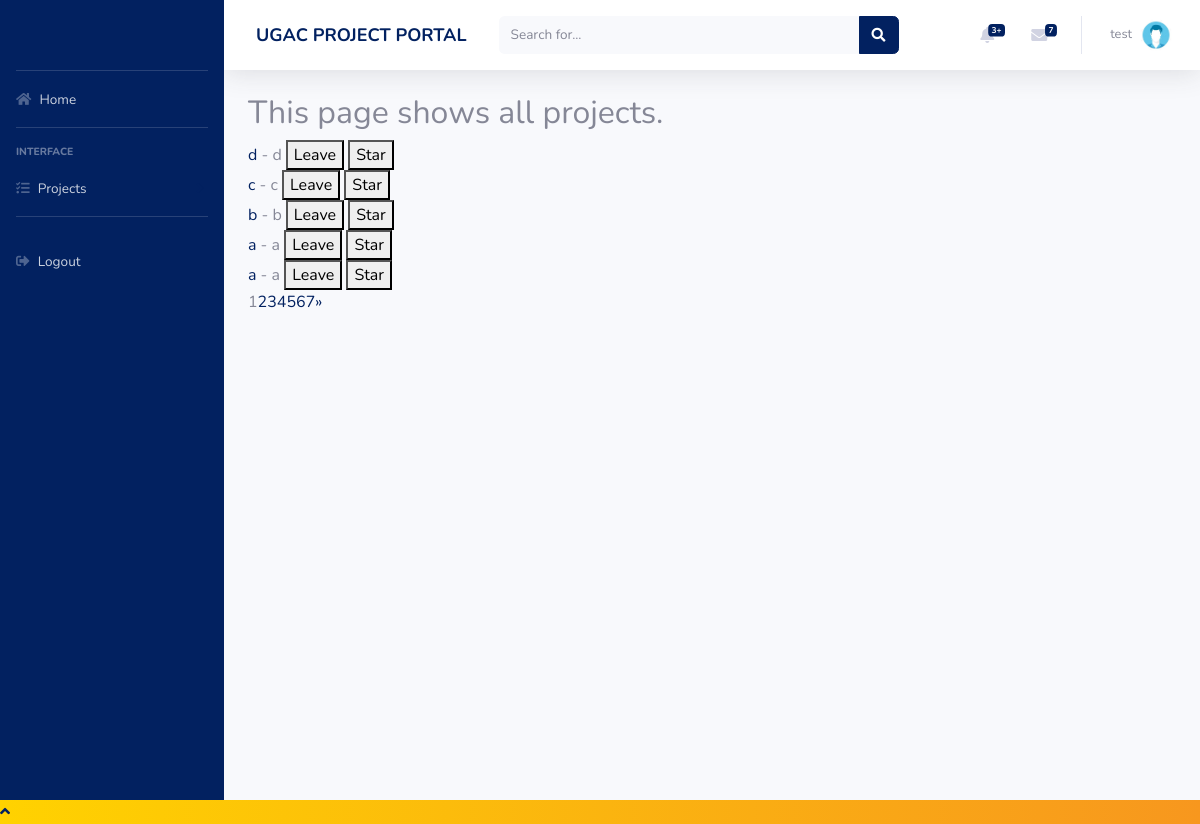
The page / (signed in) on the database as committed earlier.
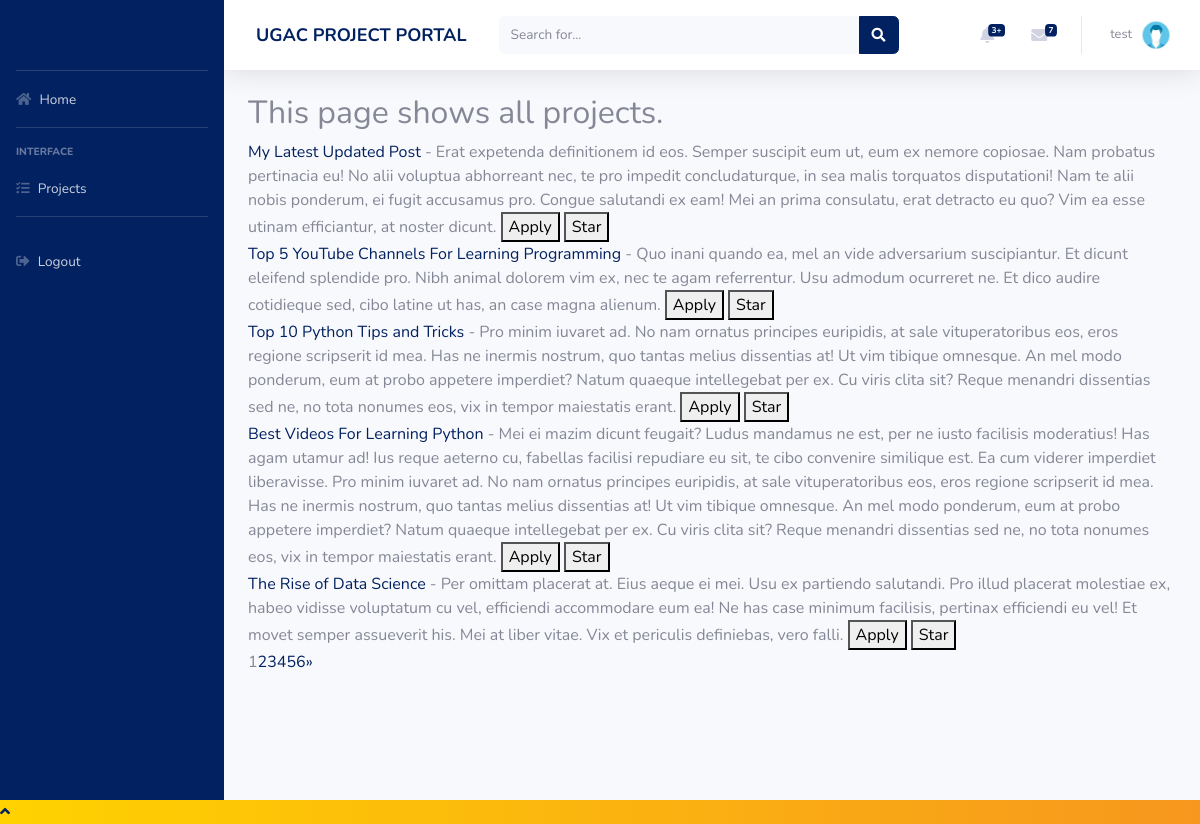
The same page on the database as committed later.
### home/models.py (models this page shows, shortened)
class Project(models.Model):
    Title = models.CharField(max_length=30)
    Description = models.TextField()
    FloatedBy = models.ForeignKey(User, on_delete=models.CASCADE)
    Mentors = models.ManyToManyField(User, related_name='Mentors', blank = True)
    Status = models.CharField(max_length=10, choices=STATUS_CHOICES, default='Open')
    OpenedFor = models.CharField(max_length=300)
    Difficulty = models.CharField(max_length=15, choices=DIFFICULTY_CHOICES, default='Beginner')
    PreRequisite = models.TextField()
    Duration = models.CharField(max_length=30)
    DatePosted = models.DateTimeField(default = timezone.now)
    SelectionCriteria = models.TextField()
    MailNotification = models.CharField(max_length=5, choices=NOTIFICATION_CHOICES,default='On')
    ApplyRequest = models.ManyToManyField(User, related_name='ApplyRequest', blank = True)
    AlreadyApplied = models.ManyToManyField(User, related_name='AlreadyApplied', blank = True)

### home/views.py (the view)
# urls.py: path('',views.main, name = 'home'),
@login_required
def main(request):
    user_projects_id = []
    user_starred_projects_id = []
    user_requested_projects_id = []
    user_applied_projects = Project.objects.all().filter(AlreadyApplied =  request.user)
    user_floated_projects = Project.objects.all().filter(FloatedBy =  request.user)
    for project in user_applied_projects:
        user_projects_id.append(project.id)
    for project in user_floated_projects:
        user_projects_id.append(project.id)
    user_requested_projects = Project.objects.all().filter(ApplyRequest = request.user)
    for project in user_requested_projects:
        user_requested_projects_id.append(project.id)
    for project in request.user.profile.starred_projects.all():
        user_starred_projects_id.append(project.id)
    all_project_list = Project.objects.all().order_by('-DatePosted')
    page = request.GET.get('page', 1)
    paginator = Paginator(all_project_list, 5)
    try:
        projects = paginator.page(page)
    except PageNotAnInteger:
        projects = paginator.page(1)
    except EmptyPage:
        projects = paginator.page(paginator.num_pages)
    context = {
        'title': 'Home',
        'projects': projects,
        'user_projects_id': user_projects_id,
        'user_starred_projects_id' : user_starred_projects_id,
        'user_requested_projects_id' : user_requested_projects_id
    }
    return render(request, 'home/main.html', context)

### home/templates/home/main.html (shortened to what this page needs)
{% extends 'home/base.html' %}
{% block content %}
    <h2>This page shows all projects.</h2>
    {% for project in projects %}
        <div>
            <a href="{% url 'project' project.id %}"> {{ project.Title }} </a> - {{ project.Description }}
            {% if project.id in user_requested_projects_id %}
                <a href="{% url 'withdraw-from-project' project.id projects.number%}"><button >Withdraw Request</button></a>
            {% else %}
                {% if project.id not in user_projects_id %}
                <a href="{% url 'apply-to-project' project.id projects.number%}"><button >Apply</button></a>
                {% else %}
                <a href="{% url 'leave-project' project.id %}"><button >Leave</button></a>
                {% endif %}
            {% endif %}
            {% if project.id not in user_starred_projects_id %}
                <a href="{% url 'star-project' project.id %}"><button >Star</button></a>
            {% else %}
                <a href="{% url 'unstar-project' project.id %}"><button >Unstar</button></a>
            {% endif %}
        </div>
    {% endfor %}
    {% if projects.has_other_pages %}
        <ul class="pagination">
            {% for i in projects.paginator.page_range %}
                {% if projects.number == i %}
                    <li class="active"><span>{{ i }} <span class="sr-only">(current)</span></span></li>
                {% else %}
                    <li><a href="?page={{ i }}">{{ i }}</a></li>
                {% endif %}
            {% endfor %}
            {% if projects.has_next %}
            <li><a href="?page={{ projects.next_page_number }}">&raquo;</a></li>
            {% endif %}
        </ul>
    {% endif %}
{% endblock content %}

Rows that differ between the two databases and show on the page:
removed Project: Title "d", Description "d", shows "Leave", shows "Star"
removed Project: Title "c", Description "c", shows "Leave", shows "Star"
removed Project: Title "b", Description "b", shows "Leave", shows "Star"
removed Project: Title "a", Description "a", shows "Leave", shows "Star"
removed Project: Title "a", Description "a", shows "Leave", shows "Star"
now on this page (row unchanged): Project: Title "My Latest Updated Post", Description "Erat expetenda definitionem id eos. Semper suscipit eum ut, eum ex nemore copiosae. Nam probatus pertinacia eu! No alii voluptua abhorreant nec, te pro impedit concludaturque, in sea malis torquatos disputationi! Nam te alii nobis ponderum, ei fugit accusamus pro. Congue salutandi ex eam! Mei an prima consulatu, erat detracto eu quo? Vim ea esse utinam efficiantur, at noster dicunt.", shows "Apply", shows "Star"
now on this page (row unchanged): Project: Title "Top 5 YouTube Channels For Learning Programming", Description "Quo inani quando ea, mel an vide adversarium suscipiantur. Et dicunt eleifend splendide pro. Nibh animal dolorem vim ex, nec te agam referrentur. Usu admodum ocurreret ne. Et dico audire cotidieque sed, cibo latine ut has, an case magna alienum.", shows "Apply", shows "Star"
now on this page (row unchanged): Project: Title "Top 10 Python Tips and Tricks", Description "Pro minim iuvaret ad. No nam ornatus principes euripidis, at sale vituperatoribus eos, eros regione scripserit id mea. Has ne inermis nostrum, quo tantas melius dissentias at! Ut vim tibique omnesque. An mel modo ponderum, eum at probo appetere imperdiet? Natum quaeque intellegebat per ex. Cu viris clita sit? Reque menandri dissentias sed ne, no tota nonumes eos, vix in tempor maiestatis erant.", shows "Apply", shows "Star"
now on this page (row unchanged): Project: Title "Best Videos For Learning Python", Description "Mei ei mazim dicunt feugait? Ludus mandamus ne est, per ne iusto facilisis moderatius! Has agam utamur ad! Ius reque aeterno cu, fabellas facilisi repudiare eu sit, te cibo convenire similique est. Ea cum viderer imperdiet liberavisse. Pro minim iuvaret ad. No nam ornatus principes euripidis, at sale vituperatoribus eos, eros regione scripserit id mea. Has ne inermis nostrum, quo tantas melius dissentias at! Ut vim tibique omnesque. An mel modo ponderum, eum at probo appetere imperdiet? Natum quaeque intellegebat per ex. Cu viris clita sit? Reque menandri dissentias sed ne, no tota nonumes eos, vix in tempor maiestatis erant.", shows "Apply", shows "Star"
now on this page (row unchanged): Project: Title "The Rise of Data Science", Description "Per omittam placerat at. Eius aeque ei mei. Usu ex partiendo salutandi. Pro illud placerat molestiae ex, habeo vidisse voluptatum cu vel, efficiendi accommodare eum ea! Ne has case minimum facilisis, pertinax efficiendi eu vel! Et movet semper assueverit his. Mei at liber vitae. Vix et periculis definiebas, vero falli.", shows "Apply", shows "Star"
Other text that changed with them:
list line gone: "7"
